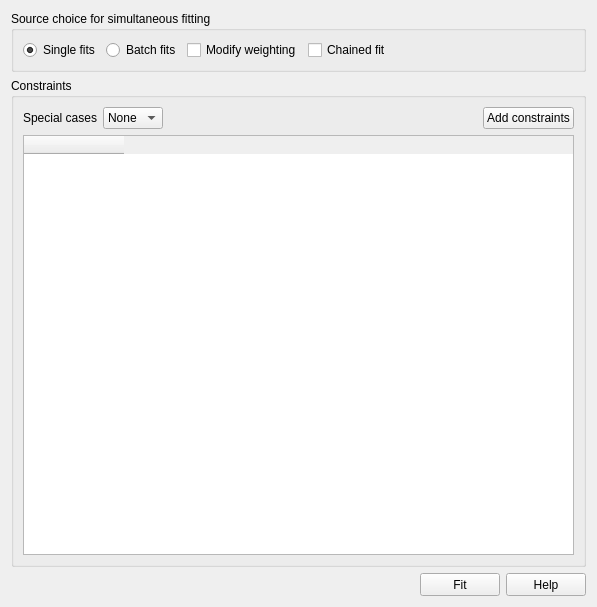
<?xml version="1.0" encoding="UTF-8"?>
<ui version="4.0">
 <class>ConstraintWidgetUI</class>
 <widget class="QWidget" name="ConstraintWidgetUI">
  <property name="geometry">
   <rect>
    <x>0</x>
    <y>0</y>
    <width>597</width>
    <height>607</height>
   </rect>
  </property>
  <property name="windowTitle">
   <string>Constrained and Simultaneous Fit</string>
  </property>
  <layout class="QGridLayout" name="gridLayout_4">
   <item row="0" column="0">
    <widget class="QGroupBox" name="groupBox">
     <property name="title">
      <string>Source choice for simultaneous fitting</string>
     </property>
     <layout class="QGridLayout" name="gridLayout_3">
      <item row="0" column="0">
       <layout class="QGridLayout" name="gridLayout_2">
        <item row="0" column="0">
         <widget class="QRadioButton" name="btnSingle">
          <property name="text">
           <string>Single fits</string>
          </property>
          <property name="checked">
           <bool>true</bool>
          </property>
         </widget>
        </item>
        <item row="0" column="1">
         <widget class="QRadioButton" name="btnBatch">
          <property name="text">
           <string>Batch fits</string>
          </property>
         </widget>
        </item>
        <item row="0" column="2">
         <widget class="QCheckBox" name="chkWeight">
          <property name="text">
           <string>Modify weighting</string>
          </property>
         </widget>
        </item>
        <item row="0" column="3">
         <widget class="QCheckBox" name="chkChain">
          <property name="text">
           <string>Chained fit</string>
          </property>
         </widget>
        </item>
        <item row="0" column="4">
         <spacer name="horizontalSpacer">
          <property name="orientation">
           <enum>Qt::Horizontal</enum>
          </property>
          <property name="sizeHint" stdset="0">
           <size>
            <width>160</width>
            <height>13</height>
           </size>
          </property>
         </spacer>
        </item>
       </layout>
      </item>
      <item row="1" column="0">
       <layout class="QHBoxLayout" name="tblLayout"/>
      </item>
     </layout>
    </widget>
   </item>
   <item row="1" column="0">
    <widget class="QGroupBox" name="groupBox_2">
     <property name="title">
      <string>Constraints</string>
     </property>
     <layout class="QGridLayout" name="gridLayout">
      <item row="0" column="0">
       <layout class="QHBoxLayout" name="horizontalLayout_4">
        <item>
         <layout class="QHBoxLayout" name="horizontalLayout">
          <item>
           <widget class="QLabel" name="label">
            <property name="text">
             <string>Special cases</string>
            </property>
           </widget>
          </item>
          <item>
           <widget class="QComboBox" name="cbCases">
            <item>
             <property name="text">
              <string>None</string>
             </property>
            </item>
           </widget>
          </item>
         </layout>
        </item>
        <item>
         <spacer name="horizontalSpacer_3">
          <property name="orientation">
           <enum>Qt::Horizontal</enum>
          </property>
          <property name="sizeHint" stdset="0">
           <size>
            <width>40</width>
            <height>20</height>
           </size>
          </property>
         </spacer>
        </item>
        <item>
         <widget class="QPushButton" name="cmdAdd">
          <property name="toolTip">
           <string>Define constraints between two fit pages.</string>
          </property>
          <property name="text">
           <string>Add constraints</string>
          </property>
         </widget>
        </item>
       </layout>
      </item>
      <item row="1" column="0">
       <widget class="QTableWidget" name="tblConstraints">
        <property name="sizePolicy">
         <sizepolicy hsizetype="Expanding" vsizetype="Expanding">
          <horstretch>0</horstretch>
          <verstretch>0</verstretch>
         </sizepolicy>
        </property>
        <property name="contextMenuPolicy">
         <enum>Qt::ActionsContextMenu</enum>
        </property>
        <column>
         <property name="text">
          <string/>
         </property>
        </column>
       </widget>
      </item>
     </layout>
    </widget>
   </item>
   <item row="2" column="0">
    <layout class="QHBoxLayout" name="horizontalLayout_3">
     <item>
      <spacer name="horizontalSpacer_2">
       <property name="orientation">
        <enum>Qt::Horizontal</enum>
       </property>
       <property name="sizeHint" stdset="0">
        <size>
         <width>273</width>
         <height>20</height>
        </size>
       </property>
      </spacer>
     </item>
     <item>
      <widget class="QPushButton" name="cmdFit">
       <property name="sizePolicy">
        <sizepolicy hsizetype="Fixed" vsizetype="Fixed">
         <horstretch>0</horstretch>
         <verstretch>0</verstretch>
        </sizepolicy>
       </property>
       <property name="minimumSize">
        <size>
         <width>75</width>
         <height>23</height>
        </size>
       </property>
       <property name="toolTip">
        <string>Perform simultaneous fitting of selected fit pages.</string>
       </property>
       <property name="text">
        <string>Fit</string>
       </property>
      </widget>
     </item>
     <item>
      <widget class="QPushButton" name="cmdHelp">
       <property name="sizePolicy">
        <sizepolicy hsizetype="Fixed" vsizetype="Fixed">
         <horstretch>0</horstretch>
         <verstretch>0</verstretch>
        </sizepolicy>
       </property>
       <property name="minimumSize">
        <size>
         <width>75</width>
         <height>23</height>
        </size>
       </property>
       <property name="toolTip">
        <string>Display help on constrained and simultaneous fitting.</string>
       </property>
       <property name="text">
        <string>Help</string>
       </property>
      </widget>
     </item>
    </layout>
   </item>
  </layout>
 </widget>
 <tabstops>
  <tabstop>btnSingle</tabstop>
  <tabstop>btnBatch</tabstop>
  <tabstop>chkWeight</tabstop>
  <tabstop>chkChain</tabstop>
  <tabstop>cbCases</tabstop>
  <tabstop>cmdAdd</tabstop>
  <tabstop>tblConstraints</tabstop>
  <tabstop>cmdFit</tabstop>
  <tabstop>cmdHelp</tabstop>
 </tabstops>
 <resources/>
 <connections/>
</ui>
